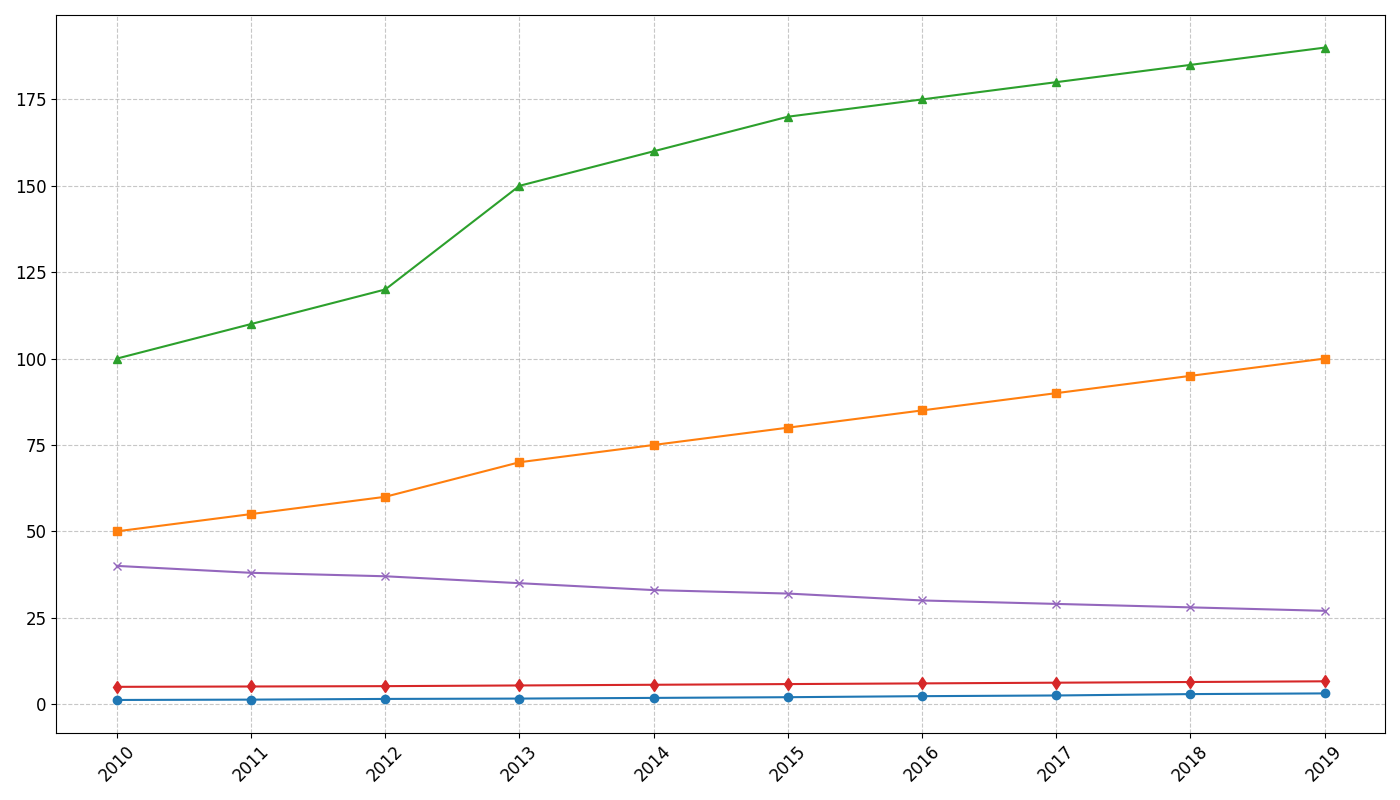

This figure's Python source:
import matplotlib.pyplot as plt
import numpy as np

# Define years (for x-axis)
years = np.arange(2010, 2020)

# Data on various metrics
residential_population = [1.2, 1.3, 1.5, 1.6, 1.8, 2.0, 2.3, 2.5, 2.9, 3.1]
green_space = [50, 55, 60, 70, 75, 80, 85, 90, 95, 100]  # in square kilometers
public_transport_usage = [100, 110, 120, 150, 160, 170, 175, 180, 185, 190]  # in millions of rides/year
energy_consumption = [5.0, 5.1, 5.2, 5.4, 5.6, 5.8, 6.0, 6.2, 6.4, 6.6]  # in terawatt-hours
average_commute_time = [40, 38, 37, 35, 33, 32, 30, 29, 28, 27]  # in minutes

# Initialize the plot
fig, ax = plt.subplots(figsize=(14, 8))

# Plot the different metrics over the years
ax.plot(years, residential_population, marker='o')
ax.plot(years, green_space, marker='s')
ax.plot(years, public_transport_usage, marker='^')
ax.plot(years, energy_consumption, marker='d')
ax.plot(years, average_commute_time, marker='x')

# Customizing x-ticks
plt.xticks(years, fontsize=12, rotation=45)

# Customizing y-ticks
plt.yticks(fontsize=12)

# Enabling grid for better readability
plt.grid(True, linestyle='--', alpha=0.7)

# Adjust layout for better presentation
plt.tight_layout()

# Display the plot
plt.show()
